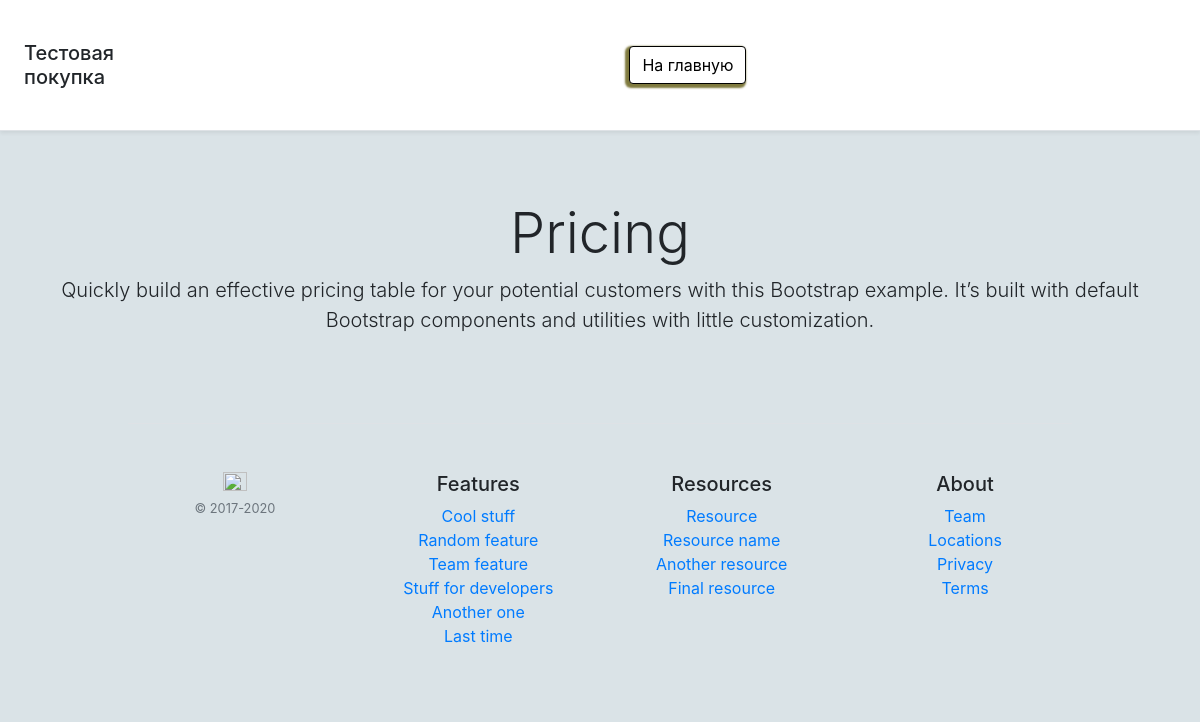
The page /shop on the database as committed earlier.
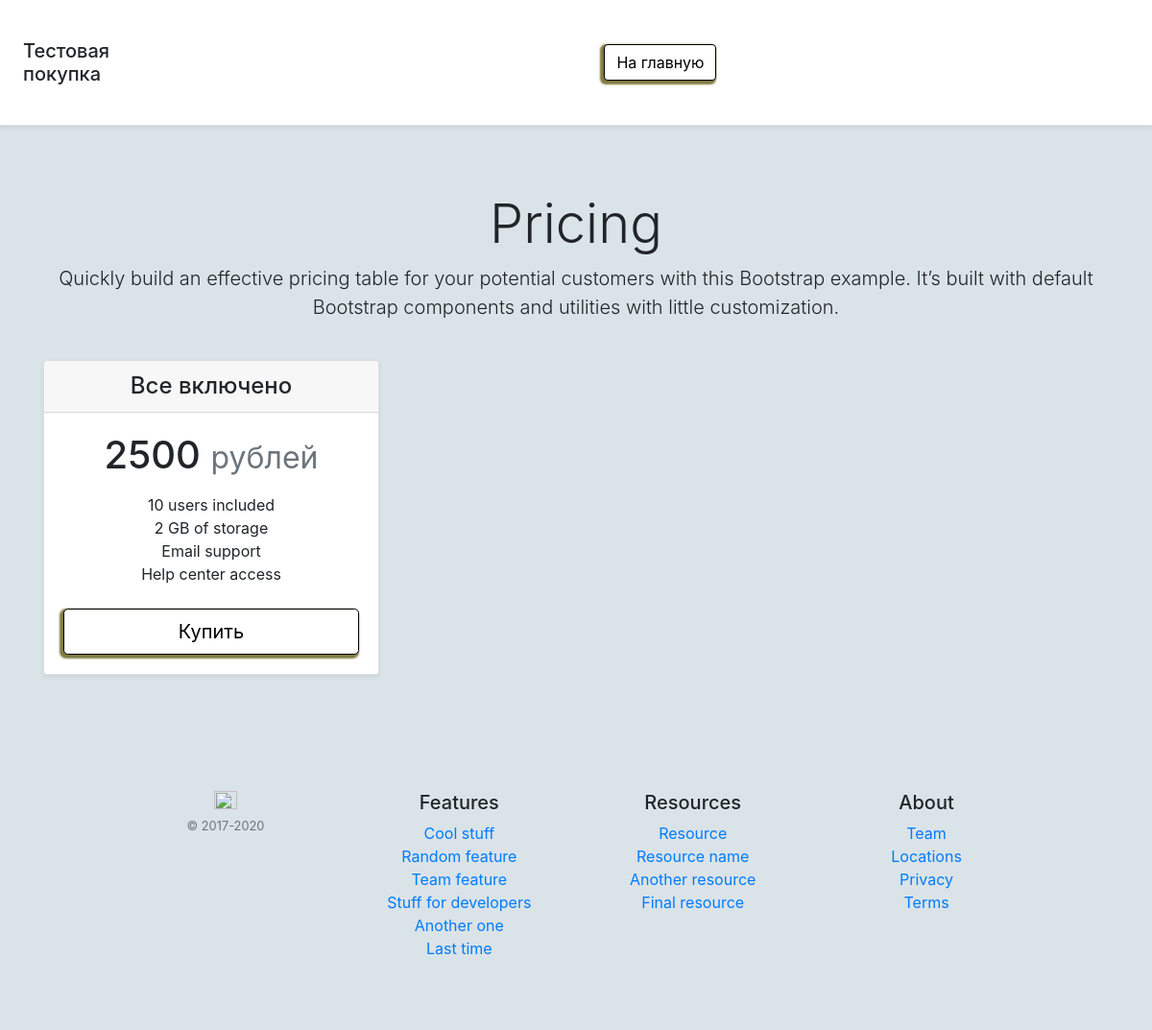
The same page on the database as committed later.
### flaskblog/models.py (models this page shows, shortened)
class Item(db.Model):
    id = db.Column(db.Integer(), primary_key=True)
    titles = db.Column(db.String(100), nullable=False)
    price = db.Column(db.Integer(), nullable=False)
    isActive = db.Column(db.Boolean(), default=True)

### flaskblog/routes.py (the view)
@app.route('/shop')
def shop():
    items = Item.query.order_by(Item.price).all()
    return render_template('shop.html', data=items)

### flaskblog/templates/shop.html (shortened to what this page needs)
<!DOCTYPE html>
<html lang="en">
<head>
    <link rel="stylesheet" href="https://stackpath.bootstrapcdn.com/bootstrap/4.5.2/css/bootstrap.min.css">
    <link rel="stylesheet" href="https://cdn.jsdelivr.net/npm/bootstrap@4.5.3/dist/css/bootstrap.min.css">
    <link rel="stylesheet" href="fonts/font-awesome/css/font-awesome.min.css">
    <link rel="stylesheet", href="{{ url_for('static', filename='styles.css') }}">
</head>
<body>
    <header class="d-flex flex-column flex-md-row align-items-center p-3 px-md-4 mb-3 bg-white border-bottom shadow-sm">
      <p class="h5 my-0 me-md-auto fw-normal">Тестовая покупка</p>
      <nav class="my-2 my-md-0 me-md-3">
        <a type="button" class="btn btn-success"href="{{ url_for('about') }}" role="button">На главную</a>
      </nav>
    </header>
    <main class="container">
      <div class="pricing-header px-3 py-3 pt-md-5 pb-md-4 mx-auto text-center">
        <h1 class="display-4">Pricing</h1>
        <p class="lead">Quickly build an effective pricing table for your potential customers with this Bootstrap example. It’s built with default Bootstrap components and utilities with little customization.</p>
      </div>
      <div class="row row-cols-1 row-cols-md-3 mb-3 text-center">
      {% for el in data %}
        <div class="col">
          <div class="card mb-4 shadow-sm">
          <div class="card-header">
            <h4 class="my-0 fw-normal">{{ el.titles }}</h4>
          </div>
          <div class="card-body">
            <h1 class="card-title pricing-card-title">{{ el.price }} <small class="text-muted">рублей</small></h1>
            <ul class="list-unstyled mt-3 mb-4">
              <li>10 users included</li>
              <li>2 GB of storage</li>
              <li>Email support</li>
              <li>Help center access</li>
            </ul>
            <a href="/buy/{{ el.id }}" class="w-100 btn btn-lg btn-outline-primary">Купить</a>
          </div>
        </div>
        </div>
      {% endfor %}
      </div>
      <footer class="pt-4 my-md-5 pt-md-5 border-top">
        <div class="row">
          <div class="col-12 col-md">
            <img class="mb-2" src="/docs/5.0/assets/brand/bootstrap-logo.svg" alt="" width="24" height="19">
            <small class="d-block mb-3 text-muted">© 2017-2020</small>
          </div>
          <div class="col-6 col-md">
            <h5>Features</h5>
            <ul class="list-unstyled text-small">
              <li><a class="link-secondary" href="#">Cool stuff</a></li>
              <li><a class="link-secondary" href="#">Random feature</a></li>
              <li><a class="link-secondary" href="#">Team feature</a></li>
              <li><a class="link-secondary" href="#">Stuff for developers</a></li>
              <li><a class="link-secondary" href="#">Another one</a></li>
              <li><a class="link-secondary" href="#">Last time</a></li>
            </ul>
          </div>
          <div class="col-6 col-md">
            <h5>Resources</h5>
            <ul class="list-unstyled text-small">
              <li><a class="link-secondary" href="#">Resource</a></li>
              <li><a class="link-secondary" href="#">Resource name</a></li>
              <li><a class="link-secondary" href="#">Another resource</a></li>
              <li><a class="link-secondary" href="#">Final resource</a></li>
            </ul>
          </div>
          <div class="col-6 col-md">
            <h5>About</h5>
            <ul class="list-unstyled text-small">
              <li><a class="link-secondary" href="#">Team</a></li>
              <li><a class="link-secondary" href="#">Locations</a></li>
              <li><a class="link-secondary" href="#">Privacy</a></li>
              <li><a class="link-secondary" href="#">Terms</a></li>
            </ul>
          </div>
        </div>
      </footer>
    </main>
    </body>
</html>

### flaskblog/static/styles.css (style rules this page uses)
nav, .sidebar, main, article, footer { text-align: center; padding: 5px; margin: 5px; }
nav, .sidebar, main, footer { width: 85%; margin: auto; }
body { background: #DAE3E7; margin: auto; }
header { background: #c5bebe; padding: 30px 0; }
.container { overflow: hidden; }
nav, footer { padding: 30px 0px 30px 0px; }
footer { overflow: auto; }
.btn { background-color: white; color: black; box-shadow: -2px 2px 2px 2px #7f7a3e; animation-name: rainbow; border: 1px solid #000000; }

Rows that differ between the two databases and show on the page:
added Item: titles "Все включено", price "2500"
